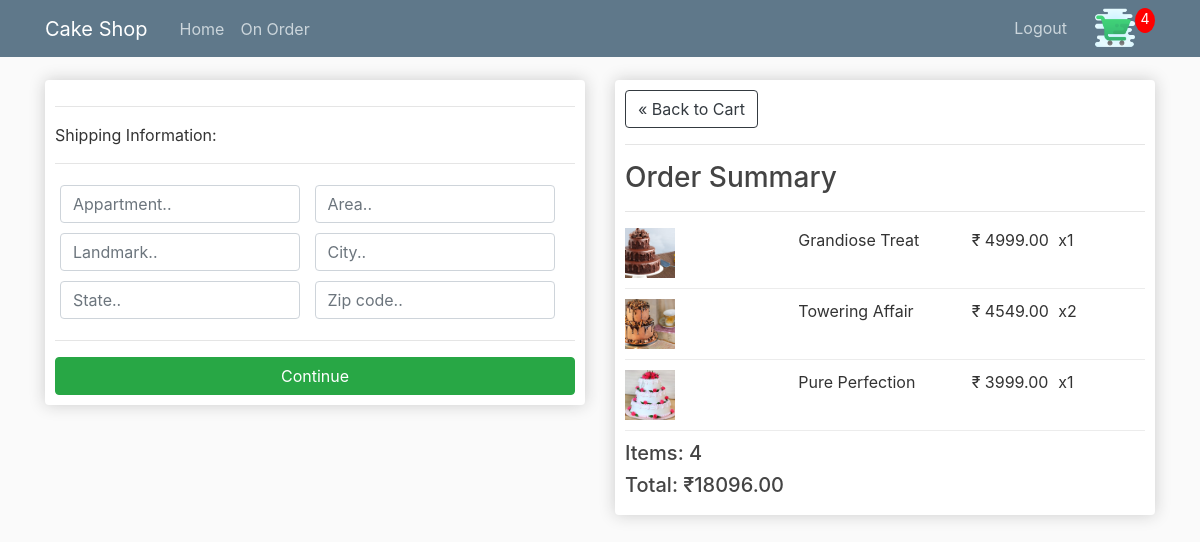
Before: /checkout/ (signed in) with the older database file.
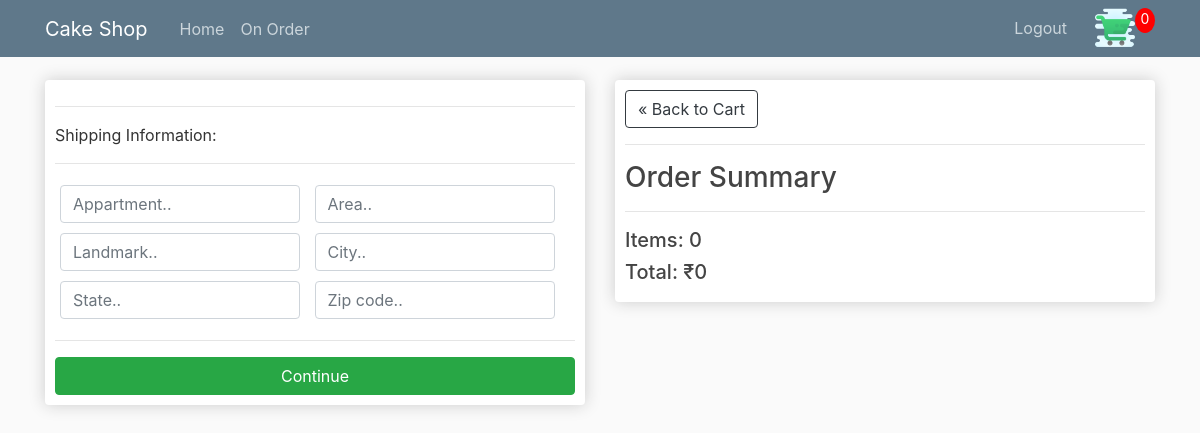
After: the same page with the newer database file.
### store/models.py (models this page shows, shortened)
class OrderItem(models.Model):
    product = models.ForeignKey(
        ProductDetail, on_delete=models.SET_NULL, null=True, blank=True)
    order = models.ForeignKey(Order, on_delete=models.SET_NULL, null=True)
    quantity = models.IntegerField(default=0, null=True, blank=True)
    date_added = models.DateTimeField(default=timezone.now)
    @property
    def get_total(self):
        total = self.product.price * self.quantity
        return total

class ProductDetail(models.Model):
    name = models.CharField(max_length = 50)
    egg = models.BooleanField(default = True)
    image = models.ImageField(default='default.jpg',
                              upload_to='product_images')
    price = models.DecimalField(max_digits=6, decimal_places=2,default = 199)

class Order(models.Model):
    customer = models.ForeignKey(Customer, on_delete=models.CASCADE)
    date_ordered = models.DateTimeField(default=timezone.now)
    complete = models.BooleanField(default=False)
    transaction_id = models.CharField(max_length=100, null=True)
    @property
    def get_cart_total(self):
        orderitems = self.orderitem_set.all()
        total = sum([item.get_total for item in orderitems])
        return total
    @property
    def get_cart_items(self):
        orderitems = self.orderitem_set.all()
        totalquantity = sum([item.quantity for item in orderitems])
        return totalquantity

### store/views.py (the view)
# urls.py: path('checkout/', views.checkout, name='checkout'),
def checkout(request):
    if request.user.is_authenticated:
        customer = request.user.customer
        order, created = Order.objects.get_or_create(
            customer=customer, complete=False)
        items = order.orderitem_set.all()
        cartItems = order.get_cart_items
    else:
        items = []
        order = {'get_cart_total': 0, 'get_cart_items': 0}
        cartItems = order['get_cart_items']
    context = {'items': items, 'order': order, 'cartItems': cartItems}
    return render(request, 'store/checkout.html', context)

### templates/store/checkout.html (shortened to what this page needs)
{% extends 'base.html' %} {% load static %} {% block content %}
<div class="row">
  <div class="col-lg-6">
    <div class="box-element" id="form-wrapper">
      <form id="form">
        <div id="shipping-info">
          <hr />
          <p>Shipping Information:</p>
          <hr />
          <div class="form-field">
            <input
              required
              class="form-control"
              type="text"
              name="appt"
              placeholder="Appartment.."
            />
          </div>
          <div class="form-field">
            <input
              required
              class="form-control"
              type="text"
              name="area"
              placeholder="Area.."
            />
          </div>
          <div class="form-field">
            <input
              class="form-control"
              type="text"
              name="landmark"
              placeholder="Landmark.."
            />
          </div>
          <div class="form-field">
            <input
              class="form-control"
              type="text"
              name="city"
              placeholder="City.."
            />
          </div>
          <div class="form-field">
            <input
              class="form-control"
              type="text"
              name="state"
              placeholder="State.."
            />
          </div>
          <div class="form-field">
            <input
              class="form-control"
              type="text"
              name="zipcode"
              placeholder="Zip code.."
            />
          </div>
        </div>
        <hr />
        <input
          id="form-button"
          class="btn btn-success btn-block"
          type="submit"
          value="Continue"
        />
      </form>
    </div>
    <br />
  </div>
  <div class="col-lg-6">
    <div class="box-element">
      <a class="btn btn-outline-dark" href="{% url 'cart' %}"
        >&laquo; Back to Cart</a
      >
      <hr />
      <h3>Order Summary</h3>
      <hr />
      {% for item in items %}
      <div class="cart-row">
        <div style="flex: 2;">
          <img class="row-image" src="{{ item.product.image.url }}" />
        </div>
        <div style="flex: 2;">
          <p>{{ item.product.name }}</p>
        </div>
        <div style="flex: 1;">
          <p>&#x20B9; {{ item.product.price }}</p>
        </div>
        <div style="flex: 1;">
          <p>x{{ item.quantity }}</p>
        </div>
      </div>
      {% endfor %}
      <h5>Items: {{ order.get_cart_items }}</h5>
      <h5>Total: &#x20B9;{{ order.get_cart_total }}</h5>
    </div>
  </div>
</div>
{% endblock content %}

Changed rows visible on the page:
no longer on this page (row edited): OrderItem: product.image (picture), product.name "Grandiose Treat", product.price "4999.00", quantity "1"
no longer on this page (row edited): OrderItem: product.image (picture), product.name "Towering Affair", product.price "4549.00", quantity "2"
no longer on this page (row unchanged): OrderItem: product.image (picture), product.name "Pure Perfection", product.price "3999.00", quantity "1"
no longer on this page (row edited): Order: get_cart_items "4", get_cart_total "18096.00"
added Order: get_cart_items "0", get_cart_total "0"
Other visible differences:
{{ cartItems }}: "4" → "0"
